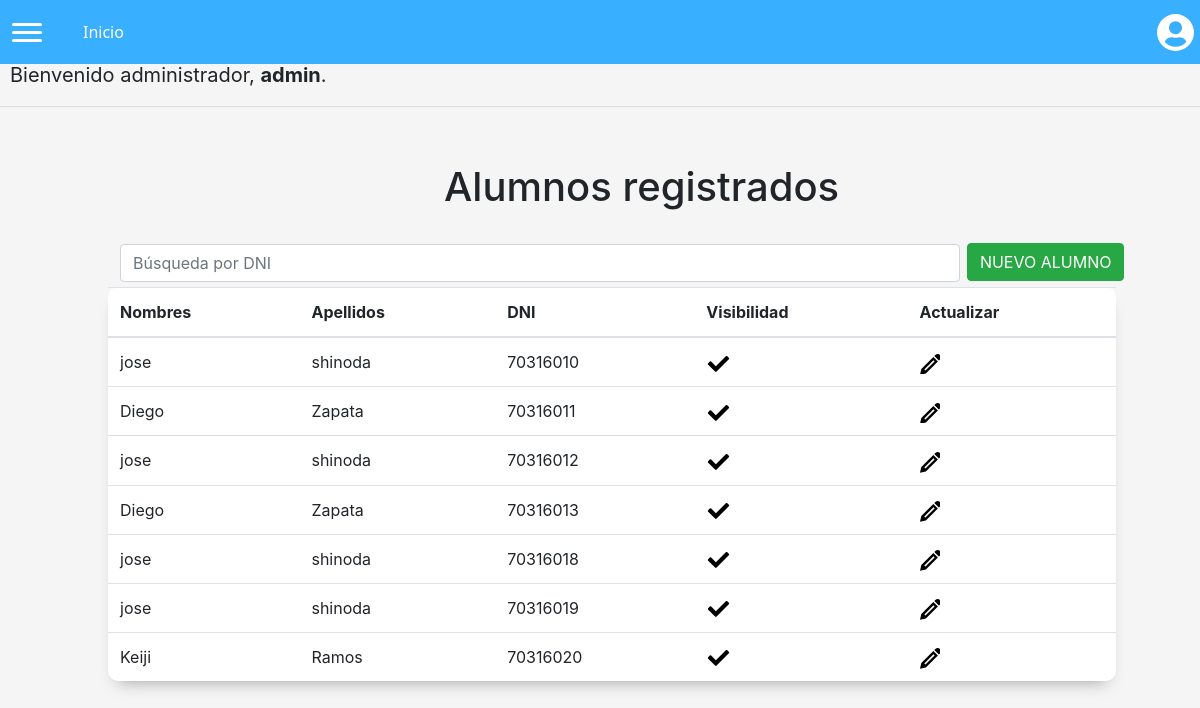
Before: /listaalumnos (signed in) with the older database file.
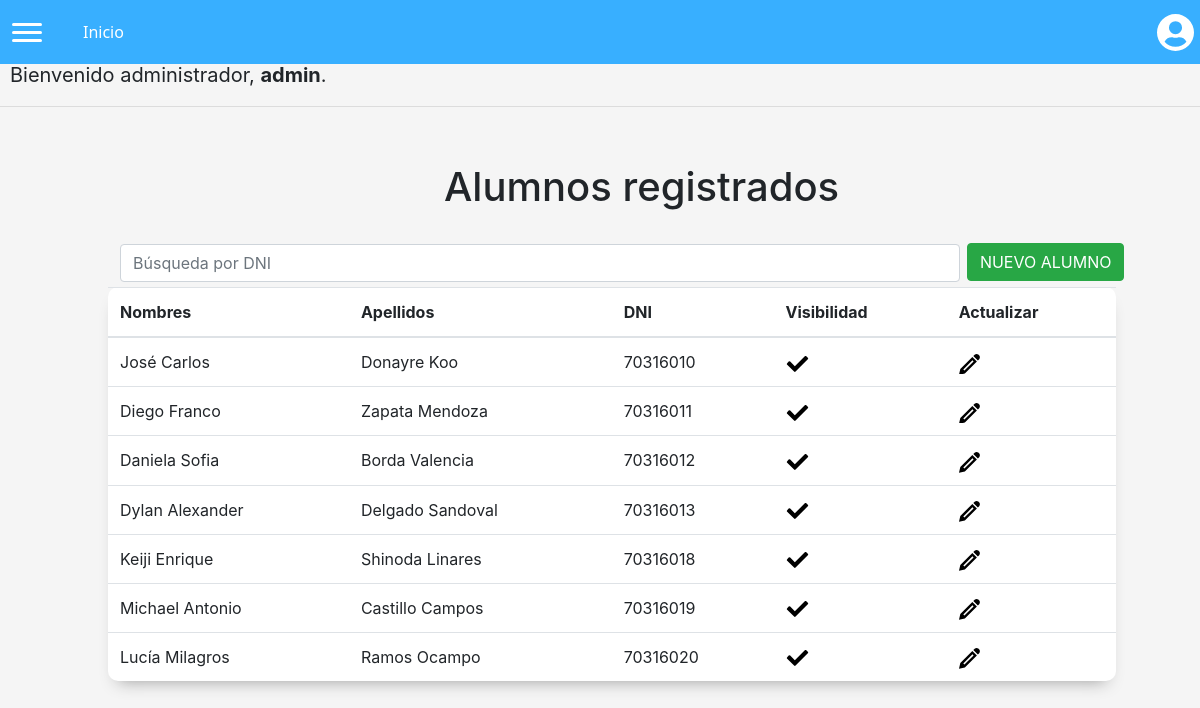
After: the same page with the newer database file.
### matricula/models.py (models this page shows)
class User(AbstractUser):
    pass

class Alumno(models.Model):
    nombre = models.CharField(max_length=255)
    apellido = models.CharField(max_length=255)
    dni = models.IntegerField(primary_key=True)
    activo = models.BooleanField(default=1)

### matricula/views.py (the view)
# urls.py: path('listaalumnos', views.listarAlumnos, name='listaalumnos'),
@login_required(login_url='/login')
def listarAlumnos(request):
    return render(request, "matricula/listaalumnos.html", {'alumnos': Alumno.objects.all()})

### matricula/templates/matricula/listaalumnos.html (shortened to what this page needs)
{% extends "matricula/layout.html" %}
{% block body %}
<div style="margin-left: 37%; margin-bottom: 30px;">
    <h1 style="font-size: 40px;">Alumnos registrados</h1>
</div>
<input id="buscar" type="number" placeholder="Búsqueda por DNI" class="form-control" style="width: 70%; display: inline; margin-left: 10%;">
<button id="options" class="btn btn-success" onclick="changeWindow()">NUEVO ALUMNO</button>
<div>
    <table id="tabla" class="table">
    <thead>
            <tr>
                <th scope="col">
                    Nombres
                </th>
                <th scope="col">
                    Apellidos
                </th>
                <th scope="col">
                    DNI
                </th>
                <th scope="col">
                    Visibilidad
                </th>
                <th scope="col">
                    Actualizar
                </th>
            </tr>
        </thead>
        <tbody>
            {% for alumno in alumnos %}
            <tr>
                <td scope="row">
                {{alumno.nombre}}
                </td>
                <td scope="row">
                    {{alumno.apellido}}
                </td>
                <td scope="row">
                    {{alumno.dni}}
                </td>
                <td scope="row">
                    <a href="../desactivaralumno/{{alumno.dni}}">
                    </a>
                </td>
                <td scope="row">
                    <a href="../editaralumno/{{alumno.dni}}">
                    </a>
                </td>
            </tr>
            {% endfor %}
        </tbody>
    </table>
</div>
{% endblock %}

### matricula/templates/matricula/layout.html (shortened to what this page needs)
{% load static %}
<!DOCTYPE html>
<html lang="en">
    <head>
        <link rel="stylesheet" href="https://stackpath.bootstrapcdn.com/bootstrap/4.4.1/css/bootstrap.min.css">
        <link href="{% static 'matricula/styles.css' %}" rel="stylesheet">
    </head>
    <body id="bootstrap-overrides">
        <nav>
            <div class="burger" onclick="navSlide()">
                <div class="line1"></div>
                <div class="line2"></div>
                <div class="line3"></div>
            </div>
            <div style="margin-left: 3%;">
                <a href="../" style="color: white; font-family: 'Segoe UI', Tahoma, Geneva, Verdana, sans-serif;">Inicio</a>
            </div>
            <div style="margin-left: 85%; cursor: pointer;" class="dropdown show">
                <a class="btn dropdown-toggle" role="button" id="dropdownMenuLink" data-toggle="dropdown" aria-haspopup="true" aria-expanded="false">
                </a>
                </div>
        </nav>
        <div id="greeting">
            {% if user.is_authenticated %}
                Bienvenido administrador,  <strong>{{ user.username }}</strong>.
            {% else %}
                Por favor,<a class="nav-link" href="{% url 'login'%}" style="display: inline;">Ingrese al sistema</a>
            {% endif %}
        </div>
        <hr>
        <div style="height: 40px;"></div>
        {% block body %}
        {% endblock %}
    </body>
</html>

### matricula/static/matricula/styles.css (style rules this page uses)
body { background-color: whitesmoke; }
#bootstrap-overrides nav { display: flex; align-items: center; min-height: 8vh; font-family: 'Cabin', sans-serif; background-color: rgb(56, 175, 255); position: fixed; top: 0; width: 100%; }
#bootstrap-overrides .burger { margin-left: 7px; display: flex; z-index: 400; cursor: pointer; }
#bootstrap-overrides .burger div { width: 30px; height: 3px; background-color: rgb(255, 255, 255); margin: 5px; transition: all 0.3s ease; border-radius: 10px; }
body { overflow-x: hidden; }
#bootstrap-overrides .burger { display: block; }
.table { margin-left: 9%; width: 84%; padding: 40px; border-radius: 10px; background-color: white; -webkit-box-shadow: 0 8px 6px -6px #999; -moz-box-shadow: 0 8px 6px -6px #999; box-shadow: 0 10px 16px -10px #999; }
#options { margin: 0.2%; margin-bottom: 0.5%; display: inline; }

### matricula/templates/matricula/layout.html (style rules this page uses)
#greeting { margin: 10px; font-size: 20px; margin-top: 5%; }

Changed rows visible on the page:
changed Alumno id 70316010: nombre "jose" → "José Carlos"; apellido "shinoda" → "Donayre Koo"
changed Alumno id 70316011: nombre "Diego" → "Diego Franco"; apellido "Zapata" → "Zapata Mendoza"
changed Alumno id 70316012: nombre "jose" → "Daniela Sofia"; apellido "shinoda" → "Borda Valencia"
changed Alumno id 70316013: nombre "Diego" → "Dylan Alexander"; apellido "Zapata" → "Delgado Sandoval"
changed Alumno id 70316018: nombre "jose" → "Keiji Enrique"; apellido "shinoda" → "Shinoda Linares"
changed Alumno id 70316019: nombre "jose" → "Michael Antonio"; apellido "shinoda" → "Castillo Campos"
changed Alumno id 70316020: nombre "Keiji" → "Lucía Milagros"; apellido "Ramos" → "Ramos Ocampo"
